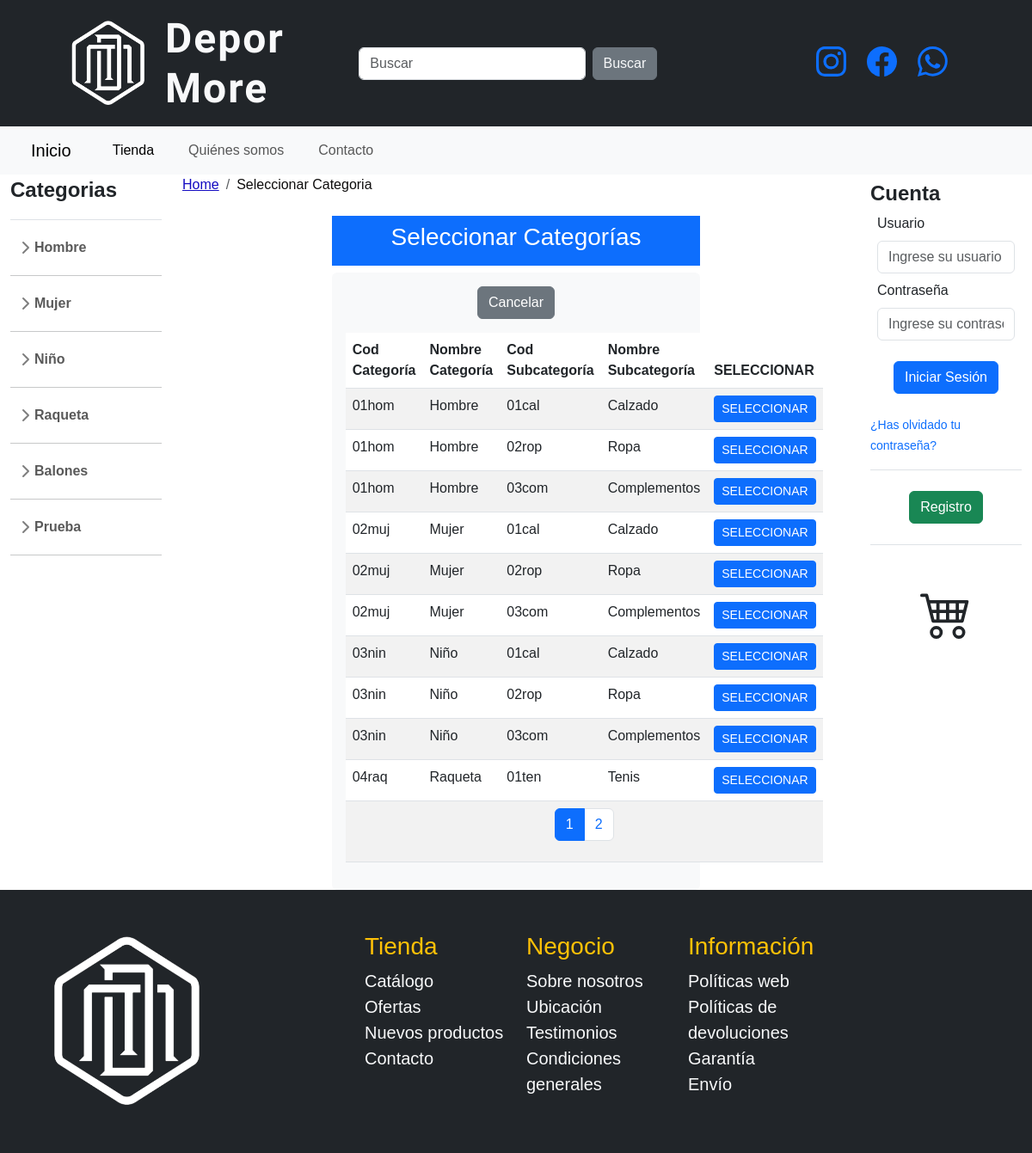
/index.php?page=seleccionarCategoria, run on the app's committed database.
### tables this page shows
CREATE TABLE `categorias` (
  `id_cat` int(11) NOT NULL,
  `cod_cat` varchar(5) NOT NULL,
  `nom_cat` varchar(30) NOT NULL,
  `cod_sub` varchar(5) NOT NULL,
  `nom_sub` varchar(30) NOT NULL,
  `activo` enum('S','N') DEFAULT 'S'
);

### pagina/lateral_izq.php (called while the page is built)
<?php
$categorias = include './php/lateral_izquierdo.php';
?>

### articulos/consulta_categoria2.php (called while the page is built, shortened)
<?php
$conexionDB = new ConexionDB(DB_HOST, DB_USER, DB_PASS, DB_NAME);
$conn = $conexionDB->obtenerConexion();
$sql = "SELECT * FROM categorias WHERE activo = 'S' ORDER BY cod_cat ASC, cod_sub ASC";
$resultado = $conn->query($sql);
if ($resultado->num_rows > 0) {
    $categorias = array();
    while ($fila = $resultado->fetch_assoc()) {
        $categorias[] = $fila;
    }
} else {
    $categorias = array();
}
return $categorias;
?>

### articulos/seleccionarCategoria.php (the view, shortened to what this page needs)
<?php include './pagina/breadcrumb.php'; ?>
<?php echo $breadcrumbs;
?>
<div class="container mt-4">
    <div class="row justify-content-center">
        <div class="col-md-7">
            <div class="bg-primary text-white p-2 mb-2 text-center">
                <h3>Seleccionar Categorías</h3>
            </div>
            <div class="bg-light p-3 rounded">
                <table class="table table-striped">
                    <thead>
                        <tr>
                            <th>Cod Categoría</th>
                            <th>Nombre Categoría</th>
                            <th>Cod Subcategoría</th>
                            <th>Nombre Subcategoría</th>
                            <th>SELECCIONAR</th>
                        </tr>
                    </thead>
                    <tbody>
                        <?php
                        include './articulos/consulta_categoria2.php';
                        $registros_por_paginaAS = 10;
                        $total_categorias = count($categorias);
                        $pagina_actual = isset($_GET['pagina']) ? $_GET['pagina'] : 1;
                        $indice_inicio = ($pagina_actual - 1) * $registros_por_paginaAS;
                        $indice_fin = min($indice_inicio + $registros_por_paginaAS, $total_categorias);
                        for ($i = $indice_inicio; $i < $indice_fin; $i++) {
                            $categoria = $categorias[$i];
                            echo '<tr>';
                            echo '<td>' . $categoria['cod_cat'] . '</td>';
                            echo '<td>' . $categoria['nom_cat'] . '</td>';
                            echo '<td>' . $categoria['cod_sub'] . '</td>';
                            echo '<td>' . $categoria['nom_sub'] . '</td>';
                            echo '<td>';
                            echo '<form action="index.php?page=altaArticulo" method="POST">';
                            echo '<button type="submit" class="btn btn-primary btn-sm" name="seleccionar">SELECCIONAR</button>';
                            echo '</form>';
                            echo '</td>';
                        }
                        $total_paginasAS = ceil($total_categorias / $registros_por_paginaAS);
                        ?>
                        <div class="d-grid gap-2 d-md-flex justify-content-md-center mb-3">
                            <a href="index.php?page=altaArticulo" class="btn btn-secondary">Cancelar</a>
                        </div>
                        <tr>
                            <td colspan="7">
                                <nav aria-label="Page navigation example">
                                    <ul class="pagination justify-content-center">
                                        <?php for ($pagina = 1; $pagina <= $total_paginasAS; $pagina++) : ?>
                                            <li class="page-item <?php echo ($pagina == $pagina_actual) ? 'active' : ''; ?>">
                                                <a class="page-link" href="index.php?page=seleccionarCategoria&pagina=<?php echo $pagina; ?>"><?php echo $pagina; ?></a>
                                            </li>
                                        <?php endfor; ?>
                                    </ul>
                                </nav>
                            </td>
                        </tr>
                    </tbody>
                </table>
            </div>
        </div>
    </div>
</div>

### php/lateral_izquierdo.php (shortened to what this page needs)
<?php
$conexionDB = new ConexionDB(DB_HOST, DB_USER, DB_PASS, DB_NAME);
$conn = $conexionDB->obtenerConexion();
$sql = "SELECT * FROM categorias WHERE activo = 'S' ORDER BY cod_cat, cod_sub";
$resultado = $conn->query($sql);
$categorias = array();
if ($resultado->num_rows > 0) {
    while ($fila = $resultado->fetch_assoc()) {
        $categoria = $fila['nom_cat'];
        $subcategoria = $fila['nom_sub'];
        $categorias[$categoria][] = $subcategoria;
    }
}
echo '<a class="d-flex align-items-center pb-3 mb-3 link-dark text-decoration-none border-bottom">';
echo '<span class="fs-4 fw-semibold">Categorias</span>';
echo '</a>';
echo '<ul class="list-unstyled ps-0">';
foreach ($categorias as $categoria => $subcategorias) {
    echo '<li class="mb-1">';
    echo '<button class="btn btn-toggle align-items-center rounded collapsed" data-bs-toggle="collapse" data-bs-target="#' . strtolower(str_replace(' ', '-', $categoria)) . '-collapse" aria-expanded="false">' . $categoria . '</button>';
    echo '</li>';
    echo '<hr class="d-none d-sm-block" >';
}
echo '</ul>';
?>

### css/styles.css (style rules this page uses)
body { margin: 0; padding: 0; font-family: 'Arial', sans-serif; box-sizing: border-box; }

### sidebars.css (style rules this page uses)
body { min-height: 100vh; min-height: -webkit-fill-available; }
html { height: -webkit-fill-available; }
.btn-toggle { display: inline-flex; align-items: center; padding: .25rem .5rem; font-weight: 600; color: rgba(0, 0, 0, .65); background-color: transparent; border: 0; }
.btn-toggle::before { width: 1.25em; line-height: 0; transition: transform .35s ease; transform-origin: .5em 50%; }
.fw-semibold { font-weight: 600; }

### data on the page
categorias: nom_cat "Prueba"
categorias: cod_cat "01hom", nom_cat "Hombre", cod_sub "01cal", nom_sub "Calzado"
categorias: cod_cat "01hom", nom_cat "Hombre", cod_sub "02rop", nom_sub "Ropa"
categorias: cod_cat "01hom", nom_cat "Hombre", cod_sub "03com", nom_sub "Complementos"
categorias: cod_cat "02muj", nom_cat "Mujer", cod_sub "01cal", nom_sub "Calzado"
categorias: cod_cat "02muj", nom_cat "Mujer", cod_sub "02rop", nom_sub "Ropa"
categorias: cod_cat "02muj", nom_cat "Mujer", cod_sub "03com", nom_sub "Complementos"
categorias: cod_cat "03nin", nom_cat "Niño", cod_sub "01cal", nom_sub "Calzado"
categorias: cod_cat "03nin", nom_cat "Niño", cod_sub "02rop", nom_sub "Ropa"
categorias: cod_cat "03nin", nom_cat "Niño", cod_sub "03com", nom_sub "Complementos"
categorias: cod_cat "04raq", nom_cat "Raqueta", cod_sub "01ten", nom_sub "Tenis"

### other printed values
$categoria "Hombre"
$categoria "Mujer"
$categoria "Niño"
$categoria "Raqueta"
$categoria "Balones"
$label "Seleccionar Categoria"
